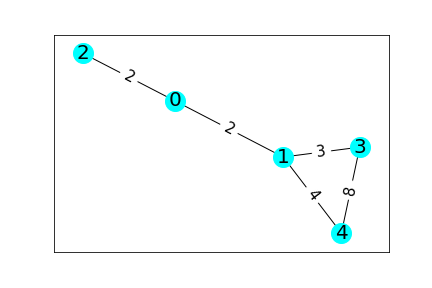

Write Python code to recreate this figure.
""" q15_5p.py """

from matplotlib import pyplot as plt
import networkx as nx

g = nx.Graph()

nodes = [0, 1, 2, 3, 4]
g.add_nodes_from(nodes)

edges = [(0, 1, {
    'weight': 2
}), (0, 2, {
    'weight': 2
}), (1, 3, {
    'weight': 3
}), (1, 4, {
    'weight': 4
}), (3, 4, {
    'weight': 8
})]
g.add_edges_from(edges)

edge_labels = {(0, 1): 2, (0, 2): 2, (1, 3): 3, (1, 4): 4, (3, 4): 8}

n0 = nx.shortest_path(g, \
        source=0, weight='weight')
print("All shortest paths from 0:")
print(n0)

n0_n4 = nx.shortest_path(g, \
        source=0, target=4, weight='weight')
print("\nShortest path from 0 to 4:")
print(n0_n4)

len_sp = nx.shortest_path_length(g, \
        source=0, target=4, weight='weight')
print("\nLength of the shortest path:")
print(len_sp)

mpos = nx.spring_layout(g, seed=2024)
nx.draw_networkx(g, pos=mpos, \
    node_color='Cyan', \
    node_size=400, font_size=20)
nx.draw_networkx_edge_labels(g, pos=mpos, \
        edge_labels=edge_labels,font_size=15)
plt.show()
plt.savefig("q15_5p.png")
